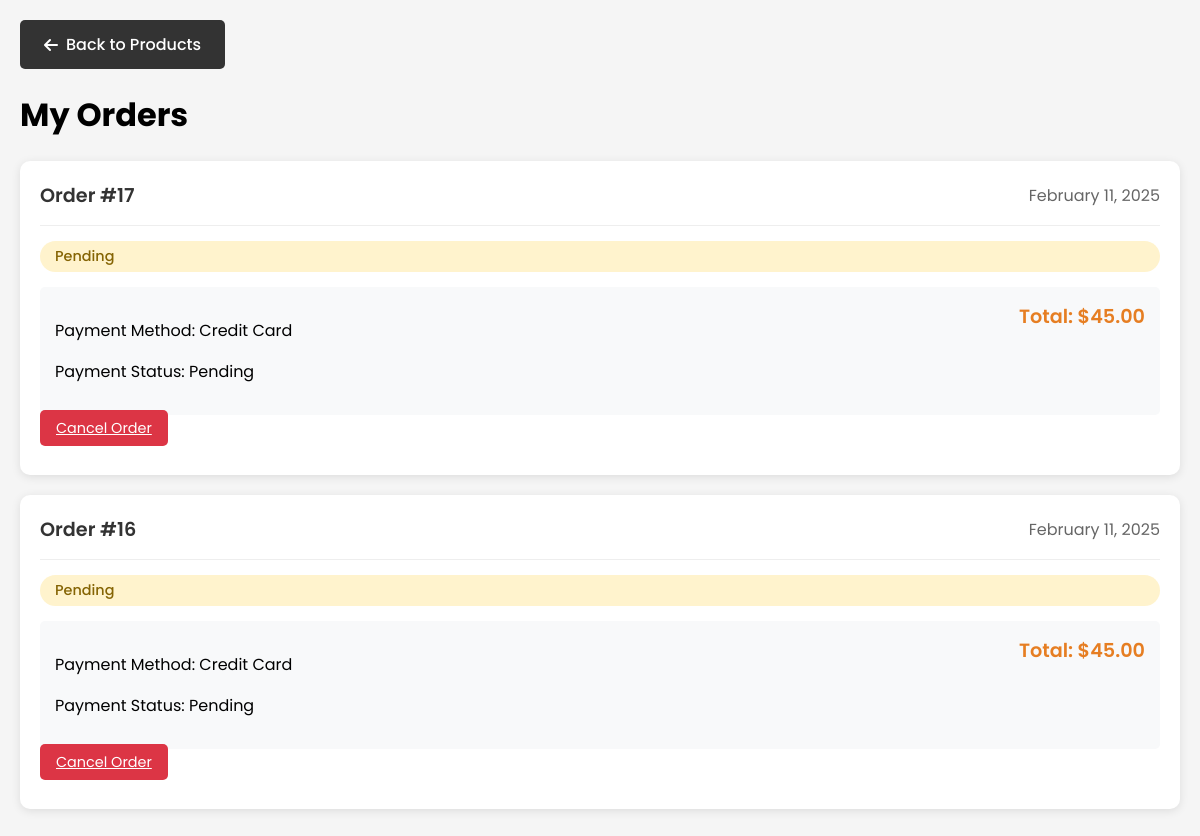
The page /OnePlusTwo/my-orders/ (signed in) on the database as committed earlier.
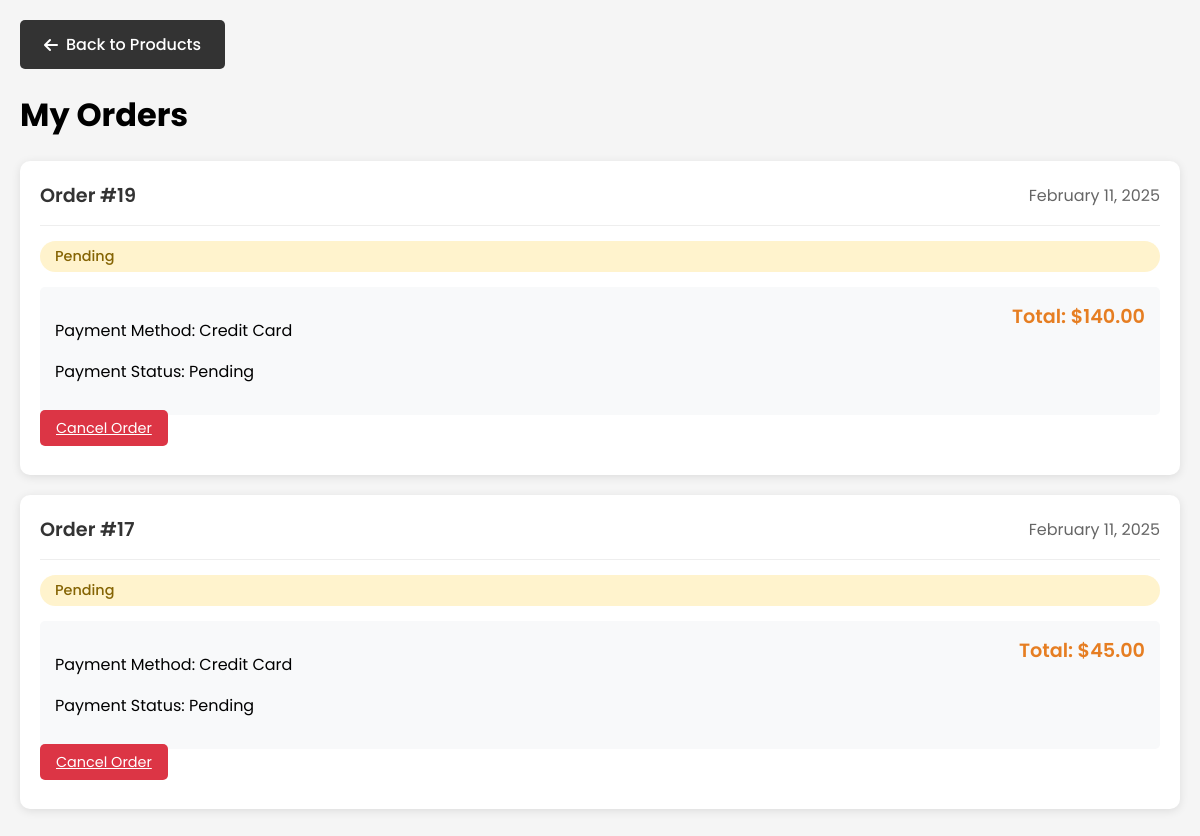
The same page on the database as committed later.
### OnePlusTwo/models.py (models this page shows, shortened)
class OrderDetails(models.Model):
    user = models.ForeignKey(UserDetails, on_delete=models.CASCADE)
    total_amount = models.DecimalField(max_digits=10, decimal_places=2)
    status = models.CharField(
        max_length=50,
        choices=[
            ("Pending", "Pending"),
            ("Shipped", "Shipped"),
            ("Delivered", "Delivered"),
            ("Cancelled", "Cancelled")
        ],
        default="Pending"
    )
    created_at = models.DateTimeField(auto_now_add=True)

class Payment(models.Model):
    order = models.ForeignKey(OrderDetails, on_delete=models.CASCADE)
    payment_method = models.CharField(
        max_length=50,
        choices=[("Credit Card", "Credit Card"), ("PayPal", "PayPal"), ("Cash On Delivery", "Cash On Delivery")],
        default="Cash On Delivery"
    )
    transaction_id = models.CharField(max_length=255, unique=True, null=True, blank=True)
    status = models.CharField(
        max_length=50,
        choices=[("Pending", "Pending"), ("Completed", "Completed"), ("Failed", "Failed")],
        default="Pending"
    )
    created_at = models.DateTimeField(auto_now_add=True)

### OnePlusTwo/views.py (the view)
# urls.py: path('my-orders/', views.my_orders, name='my_orders'),
def my_orders(request):
    user_id = request.session.get('user_id')
    if not user_id:
        messages.error(request, 'Please login to view your orders')
        return redirect('register')
    try:
        user = UserDetails.objects.get(id=user_id)
        orders = OrderDetails.objects.filter(user=user).order_by('-created_at')
        cart_count = CartItems.objects.filter(user=user).count()
        orders_with_payments = []
        for order in orders:
            try:
                payment = Payment.objects.get(order=order)
                orders_with_payments.append({
                    'order': order,
                    'payment': payment
                })
            except Payment.DoesNotExist:
                orders_with_payments.append({
                    'order': order,
                    'payment': None
                })
        context = {
            'orders_with_payments': orders_with_payments,
            'user': user,
            'cart_count': cart_count
        }
        return render(request, 'my_orders.html', context)
    except UserDetails.DoesNotExist:
        messages.error(request, 'User not found')
        return redirect('register')

### OnePlusTwo/templates/my_orders.html (shortened to what this page needs)
<!DOCTYPE html>
<html lang="en">
<head>
    {% load static %}
    <link rel="stylesheet" href="https://cdnjs.cloudflare.com/ajax/libs/font-awesome/6.0.0/css/all.min.css">
</head>
<body>
    <a href="{% url 'product' %}" class="back-button">
        <i class="fas fa-arrow-left"></i>
        Back to Products
    </a>
    <div class="orders-container">
        <h1>My Orders</h1>
        {% if orders_with_payments %}
            {% for order_data in orders_with_payments %}
                <div class="order-card">
                    <div class="order-header">
                        <span class="order-id">Order #{{ order_data.order.id }}</span>
                        <span class="order-date">{{ order_data.order.created_at|date:"F d, Y" }}</span>
                    </div>
                    <div class="order-status status-{{ order_data.order.status|lower }}">
                        {{ order_data.order.status }}
                    </div>
                    <div class="order-details">
                        <div class="payment-info">
                            <div>
                                <p>Payment Method: {{ order_data.payment.payment_method }}</p>
                                <p>Payment Status: {{ order_data.payment.status }}</p>
                            </div>
                            <div class="total-amount">
                                Total: ${{ order_data.order.total_amount }}
                            </div>
                        </div>
                        {% if order_data.order.status == 'Pending' %}
                            <a href="{% url 'cancel_order' order_data.order.id %}" class="cancel-button">
                                Cancel Order
                            </a>
                        {% elif order_data.order.status == 'Cancelled' %}
                            <a href="{% url 'delete_order' order_data.order.id %}" class="delete-button">
                                Delete Order
                            </a>
                        {% endif %}
                    </div>
                </div>
            {% endfor %}
        {% else %}
            <div class="no-orders">
                <h2>No Orders Yet</h2>
                <p>You haven't placed any orders yet.</p>
                <a href="{% url 'product' %}" class="back-to-shop">Start Shopping</a>
            </div>
        {% endif %}
    </div>
</body>
</html>

### OnePlusTwo/templates/my_orders.html (style rules this page uses)
body { font-family: 'Poppins', sans-serif; margin: 0; padding: 0; background-color: #f5f5f5; }
.orders-container { max-width: 1200px; margin: 50px auto; padding: 20px; }
.order-card { background-color: white; border-radius: 10px; box-shadow: 0 2px 10px rgba(0,0,0,0.1); margin-bottom: 20px; padding: 20px; transition: transform 0.3s ease; }
.order-header { display: flex; justify-content: space-between; align-items: center; border-bottom: 1px solid #eee; padding-bottom: 15px; margin-bottom: 15px; }
.order-id { font-size: 1.2em; font-weight: 600; color: #333; }
.order-date { color: #666; }
.order-status { padding: 5px 15px; border-radius: 20px; font-size: 0.9em; font-weight: 500; }
.status-pending { background-color: #fff3cd; color: #856404; }
.order-details { margin: 15px 0; }
.payment-info { display: flex; justify-content: space-between; background-color: #f8f9fa; padding: 15px; border-radius: 5px; margin-top: 15px; }
.total-amount { font-size: 1.2em; font-weight: 600; color: #e67e22; }
.back-button { position: fixed; top: 20px; left: 20px; display: inline-flex; align-items: center; gap: 8px; background-color: #333; color: white; padding: 12px 24px; text-decoration: none; border-radius: 5px; font-weight: 500; transition: all 0.3s ease; z-index: 1000; }
.cancel-button { background-color: #dc3545; color: white; padding: 8px 16px; border: none; border-radius: 5px; cursor: pointer; font-size: 0.9em; transition: background-color 0.3s ease; }

Rows that differ between the two databases and show on the page:
removed OrderDetails: order.id "16", order.created_at "February 11, 2025", order.status "Pending", payment.payment_method "Credit Card", payment.status "Pending", order.total_amount "45.00", shows "Cancel Order"
added OrderDetails: order.id "19", order.created_at "February 11, 2025", order.status "Pending", payment.payment_method "Credit Card", payment.status "Pending", order.total_amount "140.00", shows "Cancel Order"
